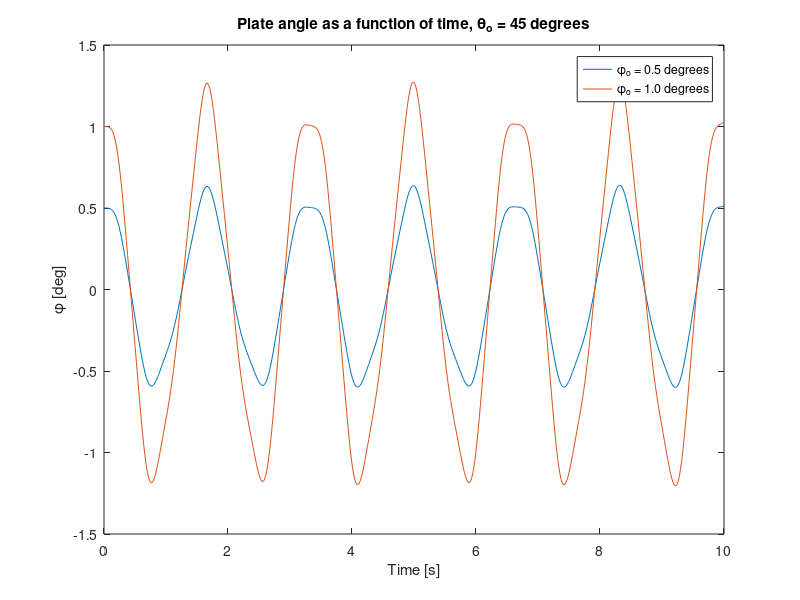
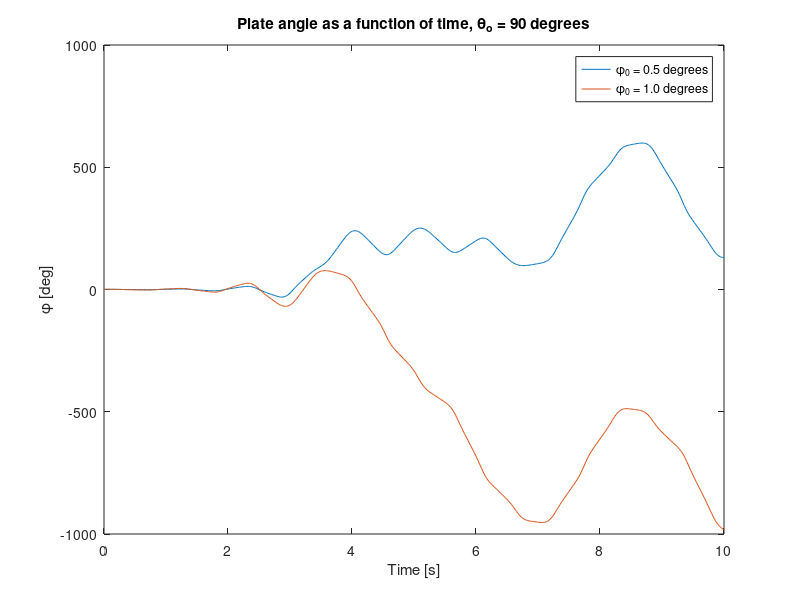

The MATLAB script that drew these images, in order:
function chaos_pendulum_integrate()
% function chaos_pendulum_integrate()
% Integrates the equations of motion of the chaos pendulum and plots the
% results. Edit the values in this function to change the time histories.

% Define the system's parameters in a structure for easy passing.
p.g = 9.81; % 9.81 m/s^2
p.lA = 0.075; % m
p.mA = 0.01; % kg
p.IAxx = 5E-6; % kg * m^2
p.lB = 0.2; % m
p.mB = 0.1; % kg
p.IBxx = 50E-6; % kg * m^2
p.IByy = 250E-6; % kg * m^2
p.IBzz = 200e-6; % kg * m^2

% Create a function handle to an anonymous function which which can pass the
% parameters.
f = @(t, x) state_derivatives(t, x, p);

% Integrate the equations from 0 to 10 seconds at a 0.02 second time step.
timeSpan = linspace(0.0, 10.0, 500);

% Stable %
theta0 = deg2rad(45);
% Set initial angles in radians and the initial speeds to zero.
initialConditions = [theta0, deg2rad(0.5), 0.0, 0.0];
% Integrate the equations of motion with default integration settings.
[t, x] = ode45(f, timeSpan, initialConditions);
% Plot the results for the first integration.
fig1 = figure(1);
plot(t, rad2deg(x(:, 2)))
% Now change the initial condition of phi by half a degree
initialConditions = [theta0, deg2rad(1.0), 0.0, 0.0];
% Integrate the equations of motion with the specified parameters.
[t, x] = ode45(f, timeSpan, initialConditions);
hold all
plot(t, rad2deg(x(:, 2)))
title('Plate angle as a function of time, \theta_o = 45 degrees')
xlabel('Time [s]')
ylabel('\phi [deg]')
legend('\phi_o = 0.5 degrees', '\phi_o = 1.0 degrees')
% Save the figure as a png.
saveas(fig1, 'chaos-pendulum-stable-matlab-plot.png', 'png')

% Chaotic %
theta0 = deg2rad(90.0);
% Set initial angles in radians and the initial speeds to zero.
initialConditions = [theta0, deg2rad(0.5), 0.0, 0.0];
% Integrate the equations of motion with default integration settings.
[t, x] = ode45(f, timeSpan, initialConditions);
% Plot the results for the first integration.
fig2 = figure(2);
plot(t, rad2deg(x(:, 2)))
% Now change the initial condition of phi by half a degree
initialConditions = [theta0, deg2rad(1.0), 0.0, 0.0];
% Integrate the equations of motion with the specified parameters.
[t, x] = ode45(f, timeSpan, initialConditions);
hold all
plot(t, rad2deg(x(:, 2)))
title('Plate angle as a function of time, \theta_o = 90 degrees')
xlabel('Time [s]')
ylabel('\phi [deg]')
legend('\phi_0 = 0.5 degrees', '\phi_0 = 1.0 degrees')
% Save the figure as a png.
saveas(fig2, 'chaos-pendulum-chaotic-matlab-plot.png', 'png')

function xd = state_derivatives(t, x, p)
%function xd = state_derivatives(t, x, p)
% Returns the derivatives of the states as a function of the current state
% and time.
%
% Parameters
% ----------
% t : double
%   Current time.
% x : vector, (4, 1)
%   Current state [theta, phi, omega, alpha].
% p : structure
%   Contains all of the model parameters.
%
% Returns
% -------
% xd : matrix, 4 x 1
%   The derivative of the current state.

% Unpack the variables so that you can use the sympy equations as is.
theta = x(1);
phi = x(2);
omega = x(3);
alpha = x(4);

% Initialize a vector for the derivatives.
xd = zeros(4, 1);
% Calculate the derivatives of the states. These equations can be copied
% directly from the sympy output but be sure to print with `mprint` in
% sympy.physics.mechanics to remove the `(t)` and use Matlab's find and
% replace to change the python `**` to the matlab `^`. Also note that the
% structure `p` was used to pass in the parameters and each parameter must
% be prepended with `p.`.

% theta'
xd(1) = omega;
% phi'
xd(2) = alpha;
% omega'
xd(3) = (-2 * p.IBxx * alpha * omega * sin(phi) * cos(phi) + 2 * ...
    p.IByy * alpha * omega * sin(phi) * cos(phi) - p.g * p.lA * p.mA * ...
    sin(theta) - p.g * p.lB * p.mB * sin(theta)) / (p.IAxx + p.IBxx * ...
    sin(phi)^2 + p.IByy * cos(phi)^2 + p.lA^2 * p.mA + p.lB^2 * p.mB);
% alpha'
xd(4) = (p.IBxx - p.IByy) * omega^2 * sin(phi) * cos(phi) / p.IBzz;
